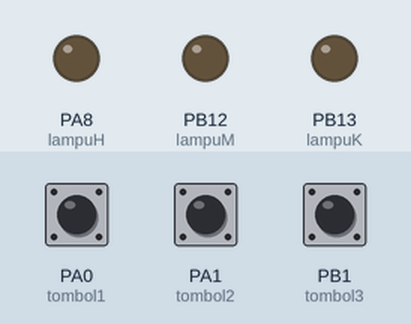
The sketch below on a simulated STM32 Blue Pill. Parts: output pins drawn as LEDs (lit = HIGH). The test bench sets the inputs (shaded band); at power-on: PA0 (tombol1) LOW, PA1 (tombol2) LOW, PB1 (tombol3) LOW. What the sketch prints to the serial monitor is not drawn.

Above: at 1.2 s.
1.3 s: PA0 (tombol1) pulled HIGH for 0.15 s
At 1.37 s:
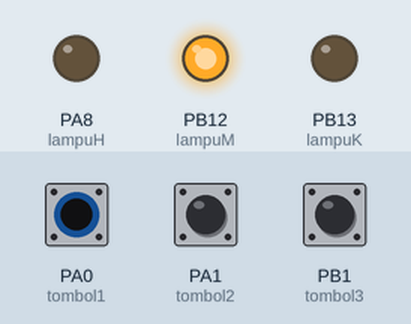
2.9 s: PA1 (tombol2) pulled HIGH for 0.15 s
At 2.97 s:
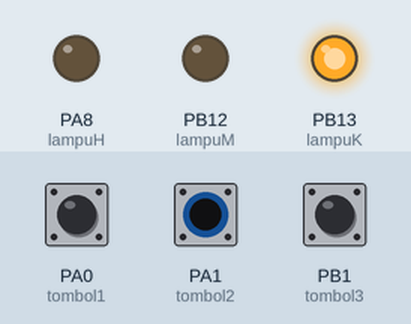
4.5 s: PB1 (tombol3) pulled HIGH for 0.15 s
At 4.57 s:
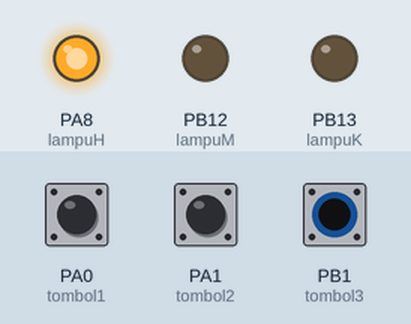
6.1 s: PB1 (tombol3) pulled HIGH for 3.2 s
At 10.5 s:
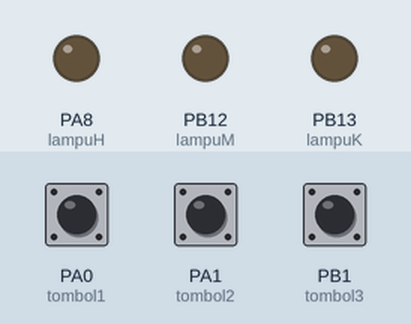
10.8 s: PA0 (tombol1) pulled HIGH for 1 s
At 11.6 s:
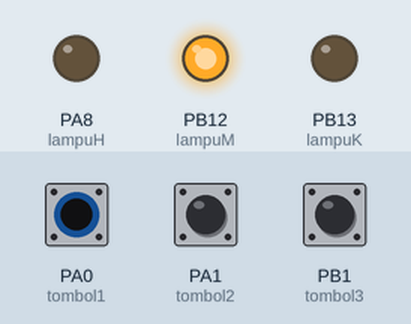
14.8 s: PA0 (tombol1) pulled HIGH for 3.2 s
At 18.5 s:
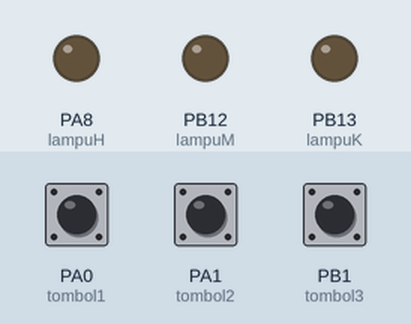
Timing chart, 0 to 20.0 s (numbered marks = the images above; inputs shaded):
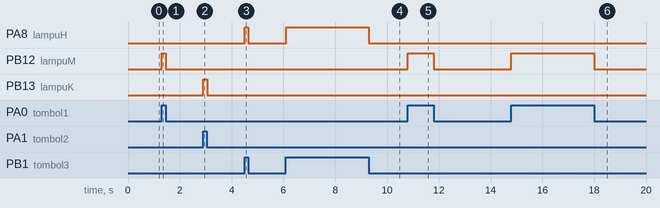

Measured:
- after the input at 1.3 s, PB12 (lampuM): LOW → HIGH at once, → LOW 0.15 s later
- after the input at 2.9 s, PB13 (lampuK): LOW → HIGH at once, → LOW 0.15 s later
- after the input at 4.5 s, PA8 (lampuH): LOW → HIGH at once, → LOW 0.15 s later
- after the input at 6.1 s, PA8 (lampuH): LOW → HIGH at once, → LOW 3.2 s later
- after the input at 10.8 s, PB12 (lampuM): LOW → HIGH at once, → LOW 1.0 s later
- after the input at 14.8 s, PB12 (lampuM): LOW → HIGH at once, → LOW 3.2 s later

The sketch:

STM32_LED_Button.ino
```cpp
// Inisialisasi komponen
int tombol1 = PA0;
int tombol2 = PA1;
int tombol3 = PB1;
int lampuM  = PB12;
int lampuK  = PB13;
int lampuH  = PA8;

void setup() {
// Baudrate yang digunakan untuk baca serial
Serial.begin(9600);

// Inisialisasi Fungsi Komponen
pinMode(tombol1, INPUT);
pinMode(tombol2, INPUT);
pinMode(tombol3, INPUT);
pinMode(lampuM, OUTPUT);
pinMode(lampuK, OUTPUT);
pinMode(lampuH, OUTPUT);
}

void loop() {
// Baca Nilai Button
int BacaTombol1=digitalRead(tombol1);
int BacaTombol2=digitalRead(tombol2);
int BacaTombol3=digitalRead(tombol3);

//Fungsi dan print button 1 dengan lampu merah
Serial.print("Kondisi tombol 1 :");
Serial.print(BacaTombol1);
Serial.print(" || ");
 if (BacaTombol1 == 1) {
  digitalWrite(lampuM, HIGH);
 }
 else{
  digitalWrite(lampuM, LOW);
 }

//Fungsi dan print button 1 dengan lampu kuning
Serial.print("Kondisi tombol 2 :");
Serial.print(BacaTombol2);
Serial.print(" || ");
 if (BacaTombol2 == 1) {
  digitalWrite(lampuK, HIGH);
 }
 else{
  digitalWrite(lampuK, LOW);
 }


//Fungsi dan print button 3 dengan lampu hijau
Serial.print("Kondisi tombol 3 :");
Serial.print(BacaTombol3);
Serial.println();
 if (BacaTombol3 == 1) {
  digitalWrite(lampuH, HIGH);
 }
 else{
  digitalWrite(lampuH, LOW);
 }
}
```
